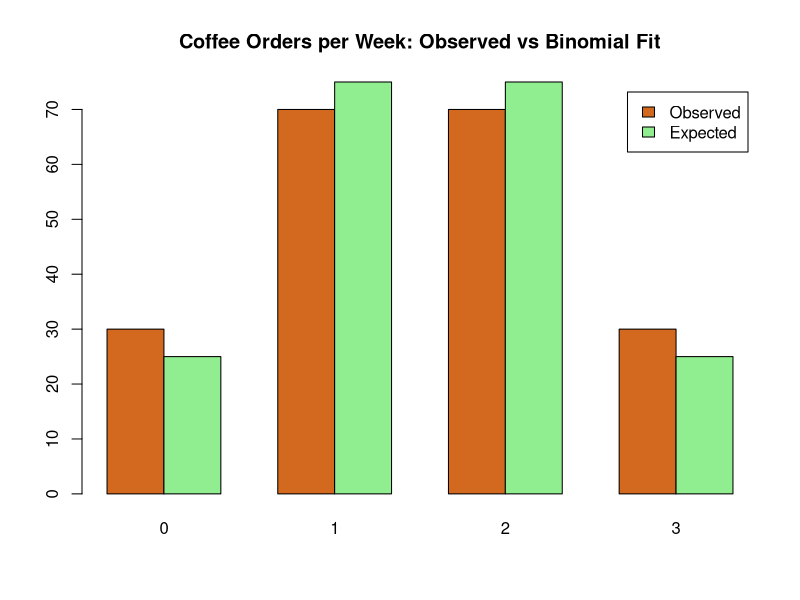
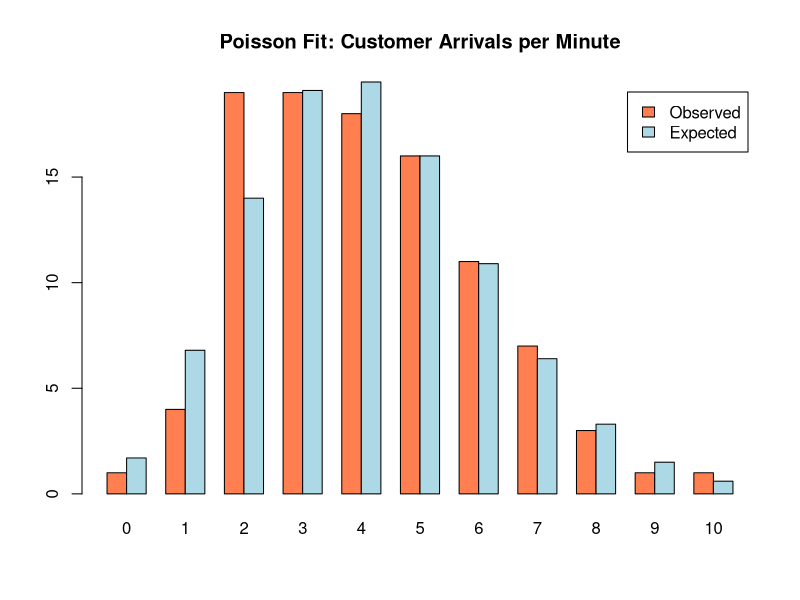
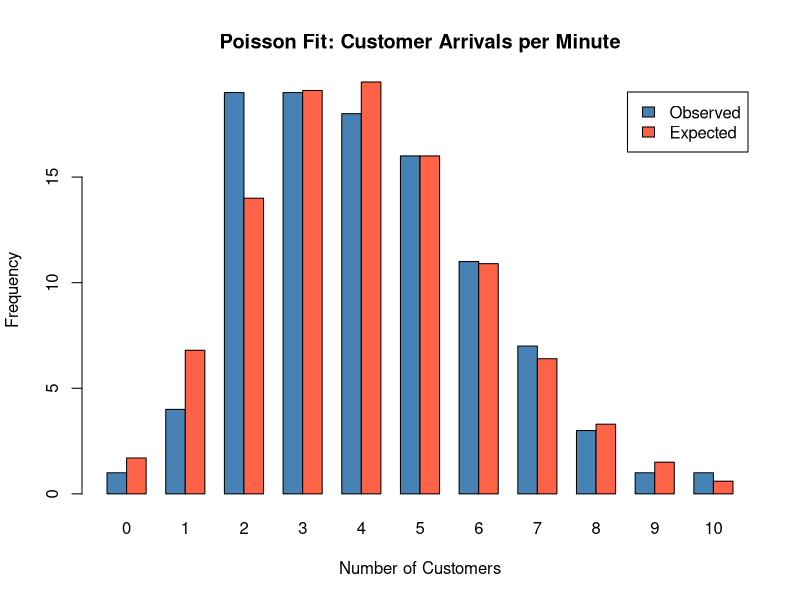

The R script that drew these images, in order:
## ---- chunk 1
x = 0:3
obs_freq = c(30, 70, 70, 30) # Simulated observed frequencies
N = sum(obs_freq) # Total number of customers
n_trials = 3 # 3 possible visits per week


## ---- chunk 2
p_hat = sum(x * obs_freq) / (n_trials * N)
p_hat # Estimated probability of ordering coffee on any visit
## ---- chunk 3
exp_freq = dbinom(x, size = n_trials, prob = p_hat) * N
cbind(x, obs = obs_freq, exp = round(exp_freq, 1))
## ---- chunk 4
chisq_stat = sum((obs_freq - exp_freq)^2 / exp_freq)
df = length(x) - 1 - 1 # 4 categories - 1 - 1 parameter estimated
p_value = pchisq(chisq_stat, df, lower.tail = FALSE)

cat(sprintf("χ² = %.2f (df = %d), p-value = %.3f\n", chisq_stat, df, p_value))
## ---- chunk 5
barplot(rbind(obs_freq, exp_freq),
beside = TRUE,
names.arg = x,
legend.text = c("Observed", "Expected"),
col = c("chocolate", "lightgreen"),
main = "Coffee Orders per Week: Observed vs Binomial Fit")
## ---- chunk 6
set.seed(123)
observed_counts = rpois(100, lambda = 4) # Simulating 100 intervals with λ = 4
head(observed_counts)
## ---- chunk 7
max_count = max(observed_counts)
obs_table = table(factor(observed_counts, levels = 0:max_count))
obs_freq = as.numeric(obs_table)
x = as.integer(names(obs_table))
N = sum(obs_freq)

## ---- chunk 8
lambda_hat = sum(x * obs_freq) / N
lambda_hat # Estimated mean count
## ---- chunk 9
exp_prob = dpois(x, lambda = lambda_hat)
exp_freq = exp_prob * N
## ---- chunk 10
chisq_stat = sum((obs_freq - exp_freq)^2 / exp_freq)
df = length(obs_freq) - 1 - 1 # df = number of categories - 1 - estimated λ
p_value = pchisq(chisq_stat, df, lower.tail = FALSE)
p_value

cat(sprintf("χ² = %.2f (df = %d), p-value = %.3f\n", chisq_stat, df, p_value))

## ---- chunk 11
barplot(rbind(obs_freq, round(exp_freq, 1)),
beside = TRUE,
names.arg = x,
col = c("coral", "lightblue"),
legend.text = c("Observed", "Expected"),
main = "Poisson Fit: Customer Arrivals per Minute")
## ---- chunk 12
set.seed(123)
arrivals = rpois(100, lambda = 4) # 100 minutes of observation
head(arrivals)
## ---- chunk 13
max_count = max(arrivals)
obs_table = table(factor(arrivals, levels = 0:max_count)) # Ensure all levels included
obs_freq = as.numeric(obs_table)
x_vals = as.integer(names(obs_table))
N = sum(obs_freq)

## ---- chunk 14
lambda_hat = sum(x_vals * obs_freq) / N
cat("Estimated λ =", round(lambda_hat, 2), "\n")
## ---- chunk 15
exp_probs = dpois(x_vals, lambda = lambda_hat)
exp_freq = exp_probs * N
## ---- chunk 16
chisq_stat = sum((obs_freq - exp_freq)^2 / exp_freq)
df = length(obs_freq) - 1 - 1 # number of categories - 1 - estimated parameter
p_value = pchisq(chisq_stat, df, lower.tail = FALSE)

cat(sprintf("χ² = %.2f (df = %d), p-value = %.3f\n", chisq_stat, df, p_value))
## ---- chunk 17
barplot(rbind(obs_freq, round(exp_freq, 1)),
beside = TRUE,
names.arg = x_vals,
col = c("steelblue", "tomato"),
legend.text = c("Observed", "Expected"),
main = "Poisson Fit: Customer Arrivals per Minute",
xlab = "Number of Customers", ylab = "Frequency")
